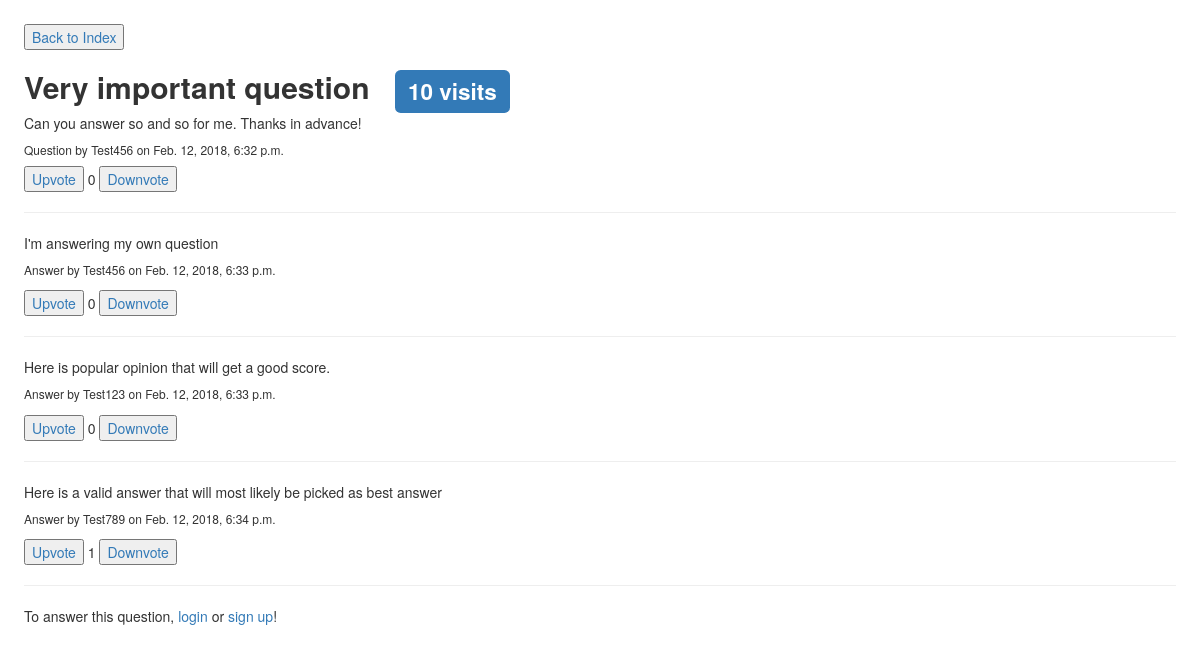
/questions/3/, run on the app's committed database.
### qa_web/models.py (models this page shows, shortened)
class Post(models.Model):
    content = models.TextField(null=True)
    owner = models.ForeignKey(settings.AUTH_USER_MODEL, null= True, on_delete=models.SET_NULL)
    creation_date = models.DateTimeField(auto_now_add=True)
    upvotes = models.IntegerField(default=0)
    downvotes = models.IntegerField(default=0)
    class Meta:
        abstract = True
    @property
    def score(self):
        return self.upvotes - self.downvotes

class Questions(Post):
    title = models.CharField(max_length=300, null=True)
    visits = models.IntegerField(default=0)
    voters = models.ManyToManyField(settings.AUTH_USER_MODEL, related_name='q_voters', through='Vote')

class User(AbstractUser):
    age = models.IntegerField(null =True)
    birthday = models.DateField(null = True)
    motherland=models.TextField(max_length=100, null =True)
    school = models.TextField(max_length=100, null =True)
    major = models.CharField(max_length=50, null =True)
    city = models.TextField(max_length=100, null=True)
    """
      The below code has a purpose that a user profile will be created when
      a user is created

     """

class Answers(Post):
    question = models.ForeignKey(Questions, null=True, on_delete=models.CASCADE)
    correct_answer = models.BooleanField(default = False)
    voters = models.ManyToManyField(settings.AUTH_USER_MODEL, related_name='a_voters', through='Vote')

### qa_web/views.py (the view)
# urls.py: path('questions/<int:id_>/', views.answers, name='answers'),
def answers(request, id_):
    q = get_object_or_404(Questions, pk=id_)
    answer_id = [int(key.replace('select_', '')) for key in request.POST.keys() if key.startswith('select_')]
    if request.method == 'POST' and 'answer_form' in request.POST: #Update's database when somebody answers a question
        form = AnswersForm(request.POST)
        if form.is_valid():
            Answers.objects.create(content=request.POST['content'], owner=request.user, question=q)
    elif request.method == 'POST' and 'deselect' in request.POST:  #Update's database when somebody deselects best answer.
        updateAnswer = Answers.objects.filter(question=q, correct_answer=True).last()
        updateAnswer.correct_answer = False
        updateAnswer.save()
    elif answer_id: #Update's database when somebody selects a best answer.
        updateAnswer = Answers.objects.get(id = answer_id[0])
        updateAnswer.correct_answer = True
        updateAnswer.save()
    elif any(key.startswith("comment_form_answer") for key in request.POST.keys()):
        answer_id = [int(key.replace('comment_form_answer_', '')) for key in request.POST.keys() if key.startswith('comment_form')]
        a = Answers.objects.get(id = answer_id[0])
        c = Comments(content=request.POST['content'], owner=request.user, answer=a)
        c.save()
    q_answers = Answers.objects.filter(question=q, correct_answer=False)
    q_best_answer = Answers.objects.filter(question=q, correct_answer=True)
    q_comments = Comments.objects.filter(question=q)
    a_comments = Comments.objects.filter(answer__question=q)
    if request.user.is_authenticated:
        q.visits += 1
        q.save()
    if len(q_best_answer) > 0:
        q_best_answer = q_best_answer.last()
    return render(request, 'qa_web/answerspage.html', {'currentQuestion': q, 'answers': q_answers, 'bestAnswer': q_best_answer, 'q_comments': q_comments, 'a_comments': a_comments})

### qa_web/templates/qa_web/answerspage.html (shortened to what this page needs)
{% load static %}
<html>
  <head>
    <link rel="stylesheet" href="{% static 'css/pagedown.css' %}" />
    <link rel="stylesheet" href="{% static 'css/base.css' %}" />
    <link rel="stylesheet" href="https://maxcdn.bootstrapcdn.com/bootstrap/3.3.7/css/bootstrap.min.css">
  </head>
  <body>
  <a href="../../"><button>Back to Index</button></a>
  <div id="question">
      <h2><b>{{ currentQuestion.title }}</b> &nbsp <span class="label label-primary">{{ currentQuestion.visits }} visits</span></h2>
      <p>{{ currentQuestion.content }}</p>
      <h6>Question by {{ currentQuestion.owner }} on {{ currentQuestion.creation_date }}</h6>
      <a id='upvote_{{ currentQuestion.id }}_question'><button>Upvote</button></a>
      <span id='score_{{ currentQuestion.id }}_question'>{{ currentQuestion.score }}</span>
      <a id='downvote_{{ currentQuestion.id }}_question'><button>Downvote</button></a>
      <hr>
  </div>
  <div id="answers">
  {% for answer in answers %}
      <form id="select{{ answer.id }}_form" method="post">
          <p>{{ answer.content }}</p>
          <h6>Answer by {{ answer.owner }} on {{ answer.creation_date }}</h6>
      </form>
      <a id='upvote_{{ answer.id }}_answer'><button>Upvote</button></a>
      <span id='score_{{ answer.id }}_answer'>{{ answer.score }}</span>
      <a id='downvote_{{ answer.id }}_answer'><button>Downvote</button></a>
      <hr>
  {% empty %}
    <h3>Be the first to answer this question!</h3>
  {% endfor %}
  </div>
  {% if user.is_authenticated %}
    <h3>Got answers? Why not share them!</h3>
    <form id="answer_form" method="post">
        {% csrf_token %}
        <div id="wmd-button-bar"></div>
        <textarea id="wmd-input" name="content" class="wmd-input"></textarea>
        <div id="wmd-preview" class="wmd-panel wmd-preview"></div>
        <input type="submit" name="answer_form" value="Submit your answer"/>
    </form>
  {% else %}
   <p>To answer this question, <a href="/login">login</a> or <a href="/signup">sign up</a>!</p>
  {% endif %}
  </body>
</html>

### qa_web/static/css/pagedown.css (style rules this page uses)
body { background-color: White; font-family: sans-serif; padding : 2%; }

### data on the page
Questions: title "Very important question", visits "10", content "Can you answer so and so for me. Thanks in advance!", owner "Test456", creation_date "Feb. 12, 2018, 6:32 p.m.", score "0"
Answers: content "I'm answering my own question", owner "Test456", creation_date "Feb. 12, 2018, 6:33 p.m.", score "0"
Answers: content "Here is popular opinion that will get a good score.", owner "Test123", creation_date "Feb. 12, 2018, 6:33 p.m.", score "0"
Answers: content "Here is a valid answer that will most likely be picked as best answer", owner "Test789", creation_date "Feb. 12, 2018, 6:34 p.m.", score "1"
